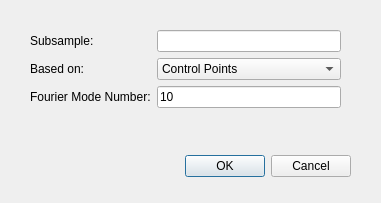
<?xml version="1.0" encoding="UTF-8"?>
<ui version="4.0">
 <class>svPathSmooth</class>
 <widget class="QWidget" name="svPathSmooth">
  <property name="windowModality">
   <enum>Qt::WindowModal</enum>
  </property>
  <property name="geometry">
   <rect>
    <x>0</x>
    <y>0</y>
    <width>381</width>
    <height>203</height>
   </rect>
  </property>
  <property name="windowTitle">
   <string>Smooth Current Path</string>
  </property>
  <widget class="QDialogButtonBox" name="buttonBox">
   <property name="geometry">
    <rect>
     <x>10</x>
     <y>150</y>
     <width>341</width>
     <height>32</height>
    </rect>
   </property>
   <property name="orientation">
    <enum>Qt::Horizontal</enum>
   </property>
   <property name="standardButtons">
    <set>QDialogButtonBox::Cancel|QDialogButtonBox::Ok</set>
   </property>
  </widget>
  <widget class="QWidget" name="widget" native="true">
   <property name="geometry">
    <rect>
     <x>30</x>
     <y>30</y>
     <width>311</width>
     <height>111</height>
    </rect>
   </property>
   <layout class="QFormLayout" name="formLayout">
    <item row="0" column="0">
     <widget class="QLabel" name="label">
      <property name="text">
       <string>Subsample:</string>
      </property>
     </widget>
    </item>
    <item row="0" column="1">
     <widget class="QLineEdit" name="lineEditSubsample">
      <property name="text">
       <string/>
      </property>
     </widget>
    </item>
    <item row="2" column="0">
     <widget class="QLabel" name="label_3">
      <property name="text">
       <string>Fourier Mode Number:</string>
      </property>
     </widget>
    </item>
    <item row="2" column="1">
     <widget class="QLineEdit" name="lineEditNumber">
      <property name="text">
       <string>10</string>
      </property>
     </widget>
    </item>
    <item row="1" column="1">
     <widget class="QComboBox" name="comboBoxPointType">
      <item>
       <property name="text">
        <string>Control Points</string>
       </property>
      </item>
      <item>
       <property name="text">
        <string>Path Points</string>
       </property>
      </item>
     </widget>
    </item>
    <item row="1" column="0">
     <widget class="QLabel" name="label_2">
      <property name="text">
       <string>Based on:</string>
      </property>
     </widget>
    </item>
   </layout>
  </widget>
 </widget>
 <resources/>
 <connections/>
</ui>
